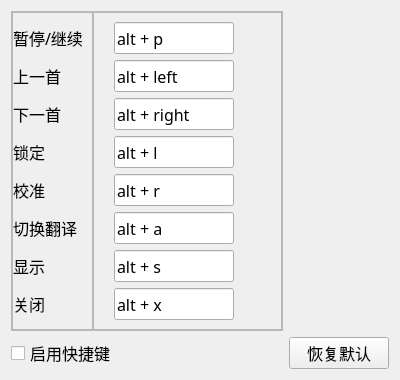
<?xml version="1.0" encoding="UTF-8"?>
<ui version="4.0">
 <class>HotkeysPage</class>
 <widget class="QWidget" name="HotkeysPage">
  <property name="geometry">
   <rect>
    <x>0</x>
    <y>0</y>
    <width>400</width>
    <height>376</height>
   </rect>
  </property>
  <property name="font">
   <font>
    <family>微软雅黑</family>
    <pointsize>12</pointsize>
   </font>
  </property>
  <property name="windowTitle">
   <string>LyricsPage</string>
  </property>
  <layout class="QGridLayout" name="gridLayout">
   <item row="0" column="0" colspan="2">
    <widget class="QFrame" name="hotkeys_frame">
     <property name="frameShape">
      <enum>QFrame::StyledPanel</enum>
     </property>
     <property name="frameShadow">
      <enum>QFrame::Raised</enum>
     </property>
     <layout class="QGridLayout" name="HotkeysFrameGridLayout">
      <property name="leftMargin">
       <number>0</number>
      </property>
      <property name="topMargin">
       <number>0</number>
      </property>
      <property name="rightMargin">
       <number>0</number>
      </property>
      <property name="bottomMargin">
       <number>0</number>
      </property>
      <property name="spacing">
       <number>0</number>
      </property>
      <item row="0" column="0">
       <widget class="QFrame" name="hotkeyslabel_frame">
        <property name="minimumSize">
         <size>
          <width>0</width>
          <height>32</height>
         </size>
        </property>
        <property name="frameShape">
         <enum>QFrame::StyledPanel</enum>
        </property>
        <property name="frameShadow">
         <enum>QFrame::Raised</enum>
        </property>
        <layout class="QVBoxLayout" name="HotkeysLabelFrameVerticalLayout">
         <property name="leftMargin">
          <number>0</number>
         </property>
         <item>
          <widget class="QLabel" name="pause_hotkey_label">
           <property name="minimumSize">
            <size>
             <width>0</width>
             <height>32</height>
            </size>
           </property>
           <property name="maximumSize">
            <size>
             <width>16777215</width>
             <height>32</height>
            </size>
           </property>
           <property name="text">
            <string>暂停/继续</string>
           </property>
          </widget>
         </item>
         <item>
          <widget class="QLabel" name="last_hotkey_label">
           <property name="minimumSize">
            <size>
             <width>0</width>
             <height>32</height>
            </size>
           </property>
           <property name="maximumSize">
            <size>
             <width>16777215</width>
             <height>32</height>
            </size>
           </property>
           <property name="text">
            <string>上一首</string>
           </property>
          </widget>
         </item>
         <item>
          <widget class="QLabel" name="next_hotkey_label">
           <property name="minimumSize">
            <size>
             <width>0</width>
             <height>32</height>
            </size>
           </property>
           <property name="maximumSize">
            <size>
             <width>16777215</width>
             <height>32</height>
            </size>
           </property>
           <property name="text">
            <string>下一首</string>
           </property>
          </widget>
         </item>
         <item>
          <widget class="QLabel" name="lock_hotkey_label">
           <property name="minimumSize">
            <size>
             <width>0</width>
             <height>32</height>
            </size>
           </property>
           <property name="maximumSize">
            <size>
             <width>16777215</width>
             <height>32</height>
            </size>
           </property>
           <property name="text">
            <string>锁定</string>
           </property>
          </widget>
         </item>
         <item>
          <widget class="QLabel" name="calibration_hotkey_label">
           <property name="minimumSize">
            <size>
             <width>0</width>
             <height>32</height>
            </size>
           </property>
           <property name="maximumSize">
            <size>
             <width>16777215</width>
             <height>32</height>
            </size>
           </property>
           <property name="text">
            <string>校准</string>
           </property>
          </widget>
         </item>
         <item>
          <widget class="QLabel" name="trans_hotkey_label">
           <property name="minimumSize">
            <size>
             <width>0</width>
             <height>32</height>
            </size>
           </property>
           <property name="maximumSize">
            <size>
             <width>16777215</width>
             <height>32</height>
            </size>
           </property>
           <property name="text">
            <string>切换翻译</string>
           </property>
          </widget>
         </item>
         <item>
          <widget class="QLabel" name="show_hotkey_label">
           <property name="minimumSize">
            <size>
             <width>0</width>
             <height>32</height>
            </size>
           </property>
           <property name="maximumSize">
            <size>
             <width>16777215</width>
             <height>32</height>
            </size>
           </property>
           <property name="text">
            <string>显示</string>
           </property>
          </widget>
         </item>
         <item>
          <widget class="QLabel" name="close_hotkey_label">
           <property name="minimumSize">
            <size>
             <width>0</width>
             <height>32</height>
            </size>
           </property>
           <property name="maximumSize">
            <size>
             <width>16777215</width>
             <height>32</height>
            </size>
           </property>
           <property name="text">
            <string>关闭</string>
           </property>
          </widget>
         </item>
        </layout>
       </widget>
      </item>
      <item row="0" column="1">
       <widget class="QFrame" name="hotkeyslineedit_frame">
        <property name="frameShape">
         <enum>QFrame::StyledPanel</enum>
        </property>
        <property name="frameShadow">
         <enum>QFrame::Raised</enum>
        </property>
        <layout class="QVBoxLayout" name="HotkeysLineEditFrameVerticalLayout">
         <property name="leftMargin">
          <number>20</number>
         </property>
         <item>
          <widget class="QLineEdit" name="pause_hotkey_lineEdit">
           <property name="minimumSize">
            <size>
             <width>120</width>
             <height>32</height>
            </size>
           </property>
           <property name="maximumSize">
            <size>
             <width>120</width>
             <height>32</height>
            </size>
           </property>
           <property name="text">
            <string>alt + p</string>
           </property>
          </widget>
         </item>
         <item>
          <widget class="QLineEdit" name="last_hotkey_lineEdit">
           <property name="minimumSize">
            <size>
             <width>120</width>
             <height>32</height>
            </size>
           </property>
           <property name="maximumSize">
            <size>
             <width>120</width>
             <height>32</height>
            </size>
           </property>
           <property name="text">
            <string>alt + left</string>
           </property>
          </widget>
         </item>
         <item>
          <widget class="QLineEdit" name="next_hotkey_lineEdit">
           <property name="minimumSize">
            <size>
             <width>120</width>
             <height>32</height>
            </size>
           </property>
           <property name="maximumSize">
            <size>
             <width>120</width>
             <height>32</height>
            </size>
           </property>
           <property name="text">
            <string>alt + right</string>
           </property>
          </widget>
         </item>
         <item>
          <widget class="QLineEdit" name="lock_hotkey_lineEdit">
           <property name="minimumSize">
            <size>
             <width>120</width>
             <height>32</height>
            </size>
           </property>
           <property name="maximumSize">
            <size>
             <width>120</width>
             <height>32</height>
            </size>
           </property>
           <property name="text">
            <string>alt + l</string>
           </property>
          </widget>
         </item>
         <item>
          <widget class="QLineEdit" name="calibration_hotkey_lineEdit">
           <property name="minimumSize">
            <size>
             <width>120</width>
             <height>32</height>
            </size>
           </property>
           <property name="maximumSize">
            <size>
             <width>120</width>
             <height>32</height>
            </size>
           </property>
           <property name="text">
            <string>alt + r</string>
           </property>
          </widget>
         </item>
         <item>
          <widget class="QLineEdit" name="trans_hotkey_lineEdit">
           <property name="minimumSize">
            <size>
             <width>120</width>
             <height>32</height>
            </size>
           </property>
           <property name="maximumSize">
            <size>
             <width>120</width>
             <height>32</height>
            </size>
           </property>
           <property name="text">
            <string>alt + a</string>
           </property>
          </widget>
         </item>
         <item>
          <widget class="QLineEdit" name="show_hotkey_lineEdit">
           <property name="minimumSize">
            <size>
             <width>120</width>
             <height>32</height>
            </size>
           </property>
           <property name="maximumSize">
            <size>
             <width>120</width>
             <height>32</height>
            </size>
           </property>
           <property name="text">
            <string>alt + s</string>
           </property>
          </widget>
         </item>
         <item>
          <widget class="QLineEdit" name="close_hotkey_lineEdit">
           <property name="minimumSize">
            <size>
             <width>120</width>
             <height>32</height>
            </size>
           </property>
           <property name="maximumSize">
            <size>
             <width>120</width>
             <height>32</height>
            </size>
           </property>
           <property name="text">
            <string>alt + x</string>
           </property>
          </widget>
         </item>
        </layout>
       </widget>
      </item>
     </layout>
    </widget>
   </item>
   <item row="1" column="0">
    <widget class="QCheckBox" name="enable_hotkeys_checkBox">
     <property name="minimumSize">
      <size>
       <width>0</width>
       <height>32</height>
      </size>
     </property>
     <property name="maximumSize">
      <size>
       <width>16777215</width>
       <height>32</height>
      </size>
     </property>
     <property name="text">
      <string>启用快捷键</string>
     </property>
    </widget>
   </item>
   <item row="1" column="1">
    <spacer name="hotkeys_page_horizontalSpacer">
     <property name="orientation">
      <enum>Qt::Horizontal</enum>
     </property>
     <property name="sizeHint" stdset="0">
      <size>
       <width>164</width>
       <height>29</height>
      </size>
     </property>
    </spacer>
   </item>
   <item row="1" column="2">
    <widget class="QPushButton" name="hotkeys_default_button">
     <property name="minimumSize">
      <size>
       <width>100</width>
       <height>32</height>
      </size>
     </property>
     <property name="maximumSize">
      <size>
       <width>100</width>
       <height>32</height>
      </size>
     </property>
     <property name="text">
      <string>恢复默认</string>
     </property>
    </widget>
   </item>
  </layout>
 </widget>
 <resources/>
 <connections/>
</ui>
